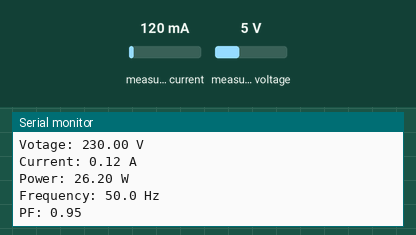
Simulated run of this sketch. Board: Arduino Uno, built with avr-gcc and run on an emulated ATmega328P. Parts: the last lines printed to the serial monitor. Inputs (shaded band) come from the test bench; at power-on: measured current 120 mA, measured voltage 5 V.

Above: at 1.2 s.
1.3 s: measured current set to 40 mA
At 2.6 s:
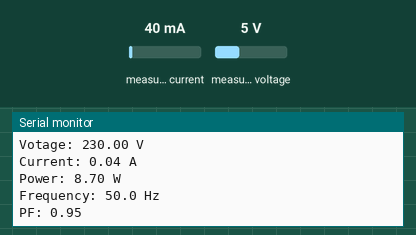
2.8 s: measured voltage set to 0.3 V
4.3 s: measured current set to 500 mA
At 4.3 s:
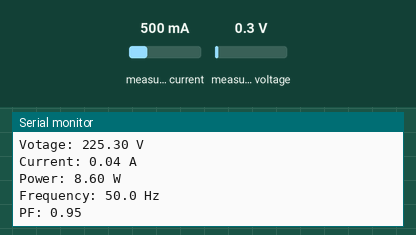
Timing chart, 0 to 7.3 s (numbered marks = the images above; inputs shaded):
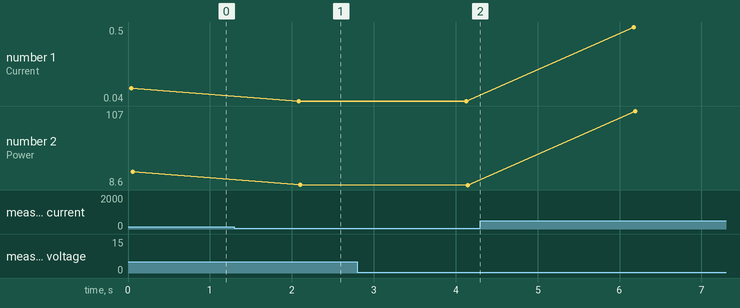

The sketch:

PZEM_004t_V3.ino
```cpp
#include <PZEM004Tv30.h>
PZEM004Tv30 pzem(9, 8);
//Tx Rx
void setup() {
Serial.begin(9600);
}
void loop() {
float voltage = pzem.voltage();
Serial.print("Votage: ");
Serial.print(voltage);
Serial.println(" V");

float current = pzem.current();
Serial.print("Current: ");
Serial.print(current);
Serial.println(" A");

float power = pzem.power();
Serial.print("Power: ");
Serial.print(power);
Serial.println(" W");


float frequency = pzem.frequency();
Serial.print("Frequency: ");
Serial.print(frequency, 1);
Serial.println(" Hz");

float pf = pzem.pf();
Serial.print("PF: ");
Serial.println(pf);
Serial.println();

delay(2000);
}
```

Measured:
- after the input at 1.3 s, the serial monitor: prints a new line after 0.79 s (image 1)
- plotted number 1: 0.12 → 0.04 after the input at 1.3 s, 0.04 → 0.5 after the input at 4.3 s
- plotted number 2: 26.2 → 8.7 after the input at 1.3 s, 8.7 → 8.6 after the input at 2.8 s, 8.6 → 107 after the input at 4.3 s
